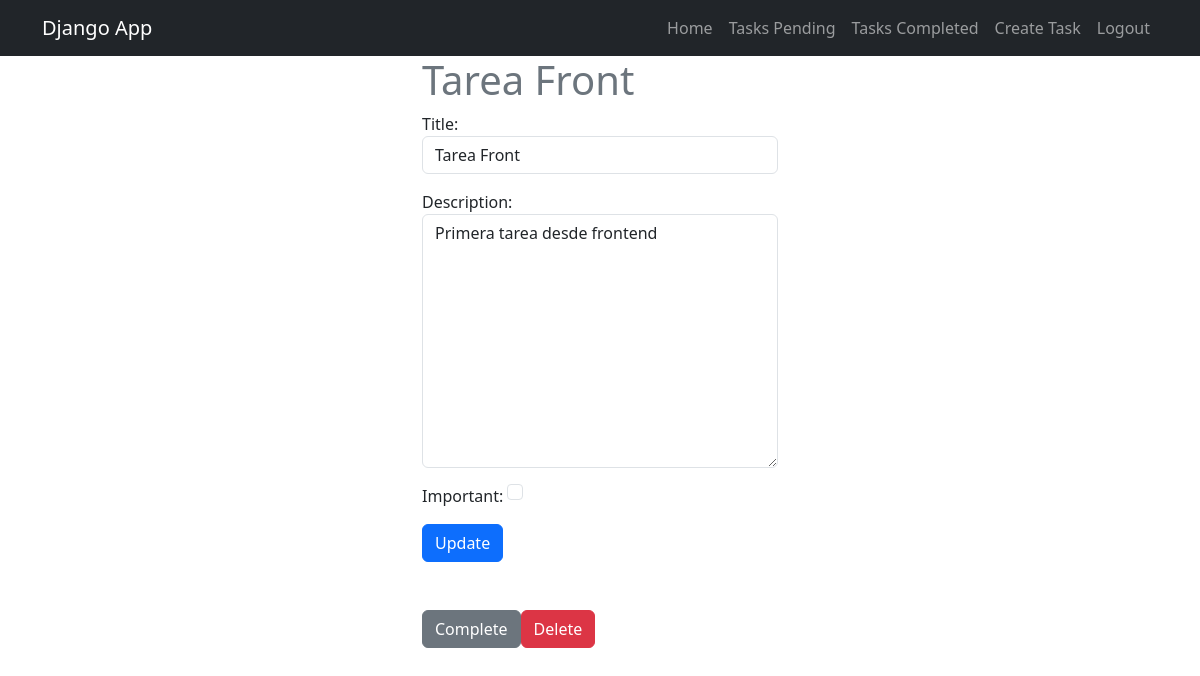
The page /tasks/4/ (signed in) on the database as committed earlier.
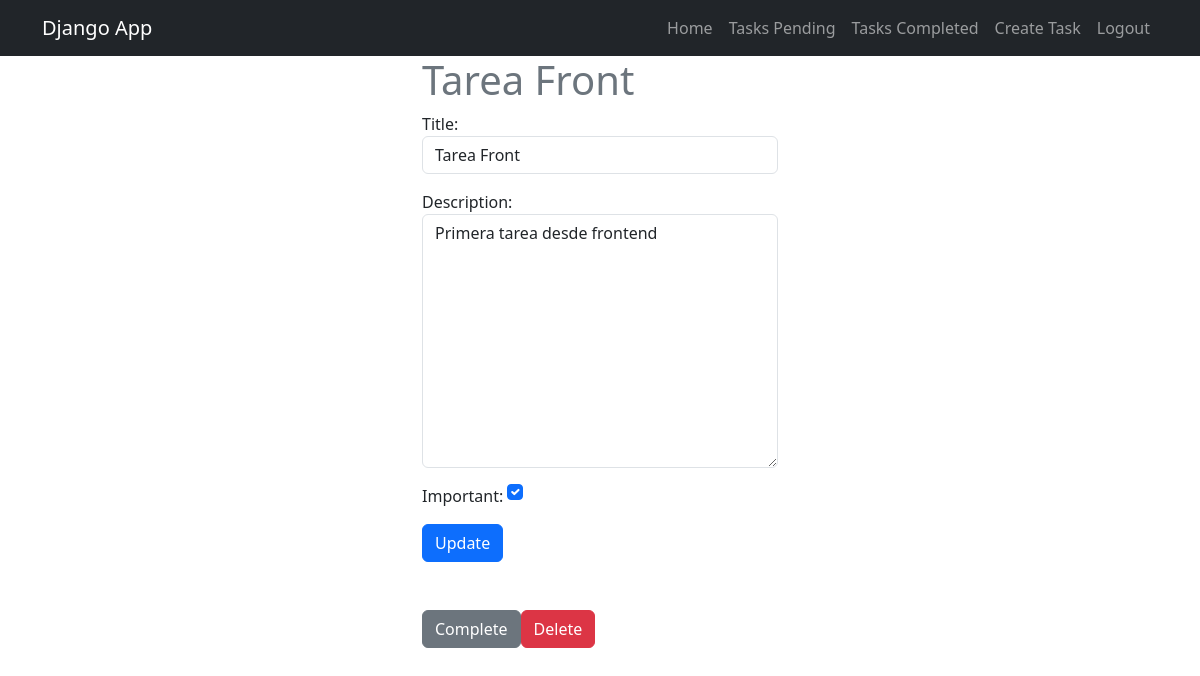
The same page on the database as committed later.
### tasks/models.py (models this page shows, shortened)
class Task(models.Model):
    title = models.CharField(max_length=100)
    description = models.TextField(blank=True)
    created = models.DateTimeField(auto_now_add=True)
    datecompleted = models.DateTimeField(null=True, blank=True)
    important = models.BooleanField(default=False)
    user = models.ForeignKey(User, on_delete=models.CASCADE)

### tasks/views.py (the view, shortened to what this page needs)
# urls.py: path('tasks/<int:task_id>/', views.task_detail, name='task_detail'),
@login_required
def task_detail(request, task_id):
    if request.method == 'GET':
        task = get_object_or_404(Task, pk=task_id, user=request.user)
        form = TaskForm(instance=task)
        return render(request, 'task_detail.html', {'task': task, 'form': form})

### tasks/forms.py
class TaskForm(forms.ModelForm):
    class Meta:
        model = Task
        fields = ['title', 'description', 'important']
        widgets = {
            'title': forms.TextInput(attrs={'class': 'form-control', 'placeholder': 'Write a title'}),
            'description': forms.Textarea(attrs={'class': 'form-control', 'placeholder': 'Write a description'}),
            'important': forms.CheckboxInput(attrs={'class': 'form-check-input m-auto'}),
        }

### tasks/templates/task_detail.html (shortened to what this page needs)
{% extends 'base.html' %}
{% block content %}
<main class="container">
    <div class="row">
        <div class="col-md-4 offset-md-4">
            <h1 class="text-secondary">{{task.title}}</h1>
                <form method="POST">
                    {{form.as_p}}
                    <button class="btn btn-primary">
                        Update
                    </button>
                </form>
            <div class="mt-5 d-flex">
                <form action="{% url 'complete_task' task.id %}" method="POST">
                    <button class="btn btn-secondary">
                        Complete
                    </button>
                </form>
                <form action="{% url 'delete_task' task.id %}" method="POST">
                    <button class="btn btn-danger">
                        Delete
                    </button>
            </div>
        </div>
    </div>
</main>
{% endblock %}

Rows that differ between the two databases and show on the page:
changed Task "Tarea Front": important "☐" → "☑"
